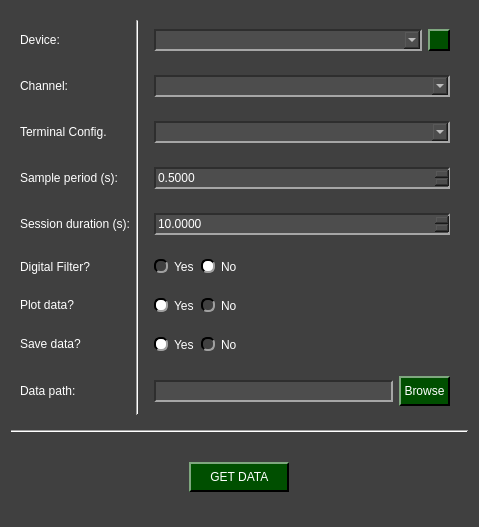
<?xml version="1.0" encoding="UTF-8"?>
<ui version="4.0">
 <class>NIDAQ_GetData_W</class>
 <widget class="QWidget" name="NIDAQ_GetData_W">
  <property name="geometry">
   <rect>
    <x>0</x>
    <y>0</y>
    <width>479</width>
    <height>527</height>
   </rect>
  </property>
  <property name="windowTitle">
   <string>Form</string>
  </property>
  <property name="styleSheet">
   <string notr="true">QComboBox QAbstractItemView {
    background-color: rgb(77, 77, 77);
}

QComboBox QAbstractItemView::item:focus{
    background-color: rgb(140, 140, 140);
}

QDoubleSpinBox{
	background-color: rgb(77, 77, 77);
	
	border-top: 1.5px solid rgb(46, 46, 46);
	border-left: 1.5px solid rgb(46, 46, 46);

	border-bottom: 1.5px solid rgb(166, 166, 166);
	border-right: 1.5px solid rgb(166, 166, 166);
}

QDoubleSpinBox::up-button{
    image: url(:/imgs/imgs/drop_up_arrow.png);
	width: 11px;

	background-color: rgb(0, 79, 0);
	border-top: 1.5px solid rgb(127, 167, 127);
	border-left: 1.5px solid rgb(127, 167, 127);

	border-bottom: 1.5px solid rgb(0, 0, 0);
	border-right: 1.5px solid rgb(0, 0, 0);
}

QDoubleSpinBox::up-button:pressed{
	border: 2px solid rgb(255, 255, 255);
}

QDoubleSpinBox::up-button:hover{
	background-color: rgb(0, 50, 0);
}

QDoubleSpinBox::down-button{
    image: url(:/imgs/imgs/drop_down_arrow.png);
	width: 11px;

	background-color: rgb(0, 79, 0);
	border-top: 1.5px solid rgb(127, 167, 127);
	border-left: 1.5px solid rgb(127, 167, 127);

	border-bottom: 1.5px solid rgb(0, 0, 0);
	border-right: 1.5px solid rgb(0, 0, 0);
}

QDoubleSpinBox::down-button:pressed{
	border: 2px solid rgb(255, 255, 255);
}

QDoubleSpinBox::down-button:hover{
	background-color: rgb(0, 50, 0);
}

QWidget#NIDAQ_GetData_W{
	background-color: rgb(64, 64, 64);
}

QWidget{
	color: rgb(255, 255, 255);
}

QComboBox{
	background-color: rgb(77, 77, 77);
	
	border-top: 1.5px solid rgb(46, 46, 46);
	border-left: 1.5px solid rgb(46, 46, 46);

	border-bottom: 1.5px solid rgb(166, 166, 166);
	border-right: 1.5px solid rgb(166, 166, 166);
}


QComboBox::drop-down{
	image: url(:/imgs/imgs/drop_down_arrow.png);
	width: 11px;

	background-color: rgb(0, 79, 0);
	border-top: 2px solid rgb(127, 167, 127);
	border-left: 2px solid rgb(127, 167, 127);

	border-bottom: 2px solid rgb(0, 0, 0);
	border-right: 2px solid rgb(0, 0, 0);
}

QComboBox::drop-down:hover{
	background-color: rgb(0, 50, 0);
}

QComboBox::drop-down:pressed{
	border: 2px solid rgb(255, 255, 255);
}

QPushButton{
	background-color: rgb(0, 79, 0);

	border-top: 1.5px solid rgb(127, 167, 127);
	border-left: 1.5px solid rgb(127, 167, 127);

	border-bottom: 1.5px solid rgb(0, 0, 0);
	border-right: 1.5px solid rgb(0, 0, 0);

	
	font: 12pt &quot;Helvetica&quot;;
	text-align:center;
}

QWidget{
	font: 12pt &quot;Helvetica&quot;;
}

QPushButton:hover{
	background-color: rgb(0, 50, 0);
}

QPushButton:pressed{
	border: 2px solid rgb(255, 255, 255);
}

QLineEdit{
	background-color: rgb(77, 77, 77);
	border-top: 1.5px solid rgb(46, 46, 46);
	border-left: 1.5px solid rgb(46, 46, 46);

	border-bottom: 1.5px solid rgb(166, 166, 166);
	border-right: 1.5px solid rgb(166, 166, 166);
}

QRadioButton::indicator{
	border-radius: 6px;
	border-top: 1.5px solid rgb(0, 0, 0);
	border-left: 1.5px solid rgb(0, 0, 0);

	border-bottom: 1.5px solid rgb(160, 160, 160);
	border-right: 1.5px solid rgb(160, 160, 160);
}

QRadioButton::indicator::checked{
	background-color: white;
}

QRadioButton::indicator::unchecked:hover{
	background-color: #9F9F9F;
}

QRadioButton::indicator::pressed{
	border: 1.5px solid #505050
}

QPushButton#reload_devices{
	image: url(:/imgs/imgs/reload.png);
	width: 11px;
	background-color: rgb(0, 79, 0);

	border-top: 1.5px solid rgb(127, 167, 127);
	border-left: 1.5px solid rgb(127, 167, 127);

	border-bottom: 1.5px solid rgb(0, 0, 0);
	border-right: 1.5px solid rgb(0, 0, 0);

	
	font: 12pt &quot;Helvetica&quot;;
	text-align:center;
}

QPushButton#reload_devices:hover{
	background-color: rgb(0, 50, 0);
}

QPushButton#reload_devices:pressed{
	border: 2px solid rgb(255, 255, 255);
}</string>
  </property>
  <layout class="QGridLayout" name="gridLayout_2">
   <item row="1" column="0">
    <widget class="Line" name="line_2">
     <property name="orientation">
      <enum>Qt::Orientation::Horizontal</enum>
     </property>
    </widget>
   </item>
   <item row="2" column="0">
    <widget class="QWidget" name="widget_11" native="true">
     <layout class="QGridLayout" name="gridLayout_8">
      <item row="0" column="0">
       <widget class="QPushButton" name="start_get_data">
        <property name="minimumSize">
         <size>
          <width>0</width>
          <height>30</height>
         </size>
        </property>
        <property name="maximumSize">
         <size>
          <width>100</width>
          <height>30</height>
         </size>
        </property>
        <property name="styleSheet">
         <string notr="true"/>
        </property>
        <property name="text">
         <string> GET DATA </string>
        </property>
       </widget>
      </item>
     </layout>
    </widget>
   </item>
   <item row="0" column="0">
    <widget class="QWidget" name="widget" native="true">
     <layout class="QGridLayout" name="gridLayout">
      <item row="6" column="0">
       <widget class="QLabel" name="label_6">
        <property name="minimumSize">
         <size>
          <width>0</width>
          <height>30</height>
         </size>
        </property>
        <property name="maximumSize">
         <size>
          <width>16777215</width>
          <height>30</height>
         </size>
        </property>
        <property name="text">
         <string>Plot data?</string>
        </property>
       </widget>
      </item>
      <item row="7" column="2" alignment="Qt::AlignmentFlag::AlignLeft">
       <widget class="QWidget" name="widget_8" native="true">
        <layout class="QHBoxLayout" name="horizontalLayout_2">
         <item>
          <widget class="QRadioButton" name="yes_save_radio">
           <property name="text">
            <string>Yes</string>
           </property>
           <property name="checked">
            <bool>true</bool>
           </property>
           <attribute name="buttonGroup">
            <string notr="true">save_radio_group</string>
           </attribute>
          </widget>
         </item>
         <item>
          <widget class="QRadioButton" name="no_save_radio">
           <property name="text">
            <string>No</string>
           </property>
           <attribute name="buttonGroup">
            <string notr="true">save_radio_group</string>
           </attribute>
          </widget>
         </item>
        </layout>
       </widget>
      </item>
      <item row="1" column="2">
       <widget class="QWidget" name="widget_3" native="true">
        <layout class="QGridLayout" name="gridLayout_4">
         <item row="0" column="0">
          <widget class="QComboBox" name="channel_combo">
           <property name="minimumSize">
            <size>
             <width>0</width>
             <height>22</height>
            </size>
           </property>
           <property name="maximumSize">
            <size>
             <width>16777215</width>
             <height>22</height>
            </size>
           </property>
          </widget>
         </item>
        </layout>
       </widget>
      </item>
      <item row="0" column="0">
       <widget class="QLabel" name="label">
        <property name="minimumSize">
         <size>
          <width>0</width>
          <height>30</height>
         </size>
        </property>
        <property name="maximumSize">
         <size>
          <width>16777215</width>
          <height>30</height>
         </size>
        </property>
        <property name="text">
         <string>Device:</string>
        </property>
       </widget>
      </item>
      <item row="3" column="0">
       <widget class="QLabel" name="label_4">
        <property name="minimumSize">
         <size>
          <width>0</width>
          <height>30</height>
         </size>
        </property>
        <property name="maximumSize">
         <size>
          <width>16777215</width>
          <height>30</height>
         </size>
        </property>
        <property name="text">
         <string>Sample period (s):</string>
        </property>
       </widget>
      </item>
      <item row="2" column="0">
       <widget class="QLabel" name="label_3">
        <property name="minimumSize">
         <size>
          <width>0</width>
          <height>30</height>
         </size>
        </property>
        <property name="maximumSize">
         <size>
          <width>16777215</width>
          <height>30</height>
         </size>
        </property>
        <property name="text">
         <string>Terminal Config.</string>
        </property>
       </widget>
      </item>
      <item row="0" column="2">
       <widget class="QWidget" name="widget_2" native="true">
        <layout class="QGridLayout" name="gridLayout_3">
         <item row="0" column="0">
          <widget class="QComboBox" name="device_combo">
           <property name="minimumSize">
            <size>
             <width>0</width>
             <height>22</height>
            </size>
           </property>
           <property name="maximumSize">
            <size>
             <width>16777215</width>
             <height>22</height>
            </size>
           </property>
          </widget>
         </item>
         <item row="0" column="1">
          <widget class="QPushButton" name="reload_devices">
           <property name="minimumSize">
            <size>
             <width>22</width>
             <height>22</height>
            </size>
           </property>
           <property name="maximumSize">
            <size>
             <width>22</width>
             <height>22</height>
            </size>
           </property>
           <property name="text">
            <string/>
           </property>
          </widget>
         </item>
        </layout>
       </widget>
      </item>
      <item row="0" column="1" rowspan="9">
       <widget class="Line" name="line">
        <property name="orientation">
         <enum>Qt::Orientation::Vertical</enum>
        </property>
       </widget>
      </item>
      <item row="7" column="0">
       <widget class="QLabel" name="label_7">
        <property name="minimumSize">
         <size>
          <width>0</width>
          <height>30</height>
         </size>
        </property>
        <property name="maximumSize">
         <size>
          <width>16777215</width>
          <height>30</height>
         </size>
        </property>
        <property name="text">
         <string>Save data?</string>
        </property>
       </widget>
      </item>
      <item row="1" column="0">
       <widget class="QLabel" name="label_2">
        <property name="minimumSize">
         <size>
          <width>0</width>
          <height>30</height>
         </size>
        </property>
        <property name="maximumSize">
         <size>
          <width>16777215</width>
          <height>30</height>
         </size>
        </property>
        <property name="text">
         <string>Channel:</string>
        </property>
       </widget>
      </item>
      <item row="4" column="0">
       <widget class="QLabel" name="label_5">
        <property name="minimumSize">
         <size>
          <width>0</width>
          <height>30</height>
         </size>
        </property>
        <property name="maximumSize">
         <size>
          <width>16777215</width>
          <height>30</height>
         </size>
        </property>
        <property name="text">
         <string>Session duration (s):</string>
        </property>
       </widget>
      </item>
      <item row="8" column="2">
       <widget class="QWidget" name="widget_9" native="true">
        <layout class="QHBoxLayout" name="horizontalLayout_3">
         <item alignment="Qt::AlignmentFlag::AlignVCenter">
          <widget class="QLineEdit" name="path_line_edit">
           <property name="minimumSize">
            <size>
             <width>0</width>
             <height>22</height>
            </size>
           </property>
           <property name="maximumSize">
            <size>
             <width>16777215</width>
             <height>22</height>
            </size>
           </property>
          </widget>
         </item>
         <item alignment="Qt::AlignmentFlag::AlignVCenter">
          <widget class="QPushButton" name="path_folder_browse">
           <property name="minimumSize">
            <size>
             <width>0</width>
             <height>30</height>
            </size>
           </property>
           <property name="maximumSize">
            <size>
             <width>16777215</width>
             <height>30</height>
            </size>
           </property>
           <property name="text">
            <string> Browse </string>
           </property>
          </widget>
         </item>
        </layout>
       </widget>
      </item>
      <item row="3" column="2">
       <widget class="QWidget" name="widget_5" native="true">
        <layout class="QGridLayout" name="gridLayout_6">
         <item row="0" column="0">
          <widget class="QDoubleSpinBox" name="Ts_in">
           <property name="minimumSize">
            <size>
             <width>0</width>
             <height>22</height>
            </size>
           </property>
           <property name="maximumSize">
            <size>
             <width>16777215</width>
             <height>22</height>
            </size>
           </property>
           <property name="decimals">
            <number>4</number>
           </property>
           <property name="maximum">
            <double>999.990000000000009</double>
           </property>
           <property name="singleStep">
            <double>0.010000000000000</double>
           </property>
           <property name="stepType">
            <enum>QAbstractSpinBox::StepType::AdaptiveDecimalStepType</enum>
           </property>
           <property name="value">
            <double>0.500000000000000</double>
           </property>
          </widget>
         </item>
        </layout>
       </widget>
      </item>
      <item row="8" column="0" alignment="Qt::AlignmentFlag::AlignVCenter">
       <widget class="QLabel" name="label_8">
        <property name="minimumSize">
         <size>
          <width>0</width>
          <height>30</height>
         </size>
        </property>
        <property name="maximumSize">
         <size>
          <width>16777215</width>
          <height>30</height>
         </size>
        </property>
        <property name="text">
         <string>Data path:</string>
        </property>
       </widget>
      </item>
      <item row="4" column="2">
       <widget class="QWidget" name="widget_6" native="true">
        <layout class="QGridLayout" name="gridLayout_7">
         <item row="0" column="0">
          <widget class="QDoubleSpinBox" name="sesh_dur_in">
           <property name="minimumSize">
            <size>
             <width>0</width>
             <height>22</height>
            </size>
           </property>
           <property name="maximumSize">
            <size>
             <width>16777215</width>
             <height>22</height>
            </size>
           </property>
           <property name="decimals">
            <number>4</number>
           </property>
           <property name="maximum">
            <double>86400.000000000000000</double>
           </property>
           <property name="singleStep">
            <double>0.010000000000000</double>
           </property>
           <property name="stepType">
            <enum>QAbstractSpinBox::StepType::AdaptiveDecimalStepType</enum>
           </property>
           <property name="value">
            <double>10.000000000000000</double>
           </property>
          </widget>
         </item>
        </layout>
       </widget>
      </item>
      <item row="2" column="2">
       <widget class="QWidget" name="widget_4" native="true">
        <layout class="QGridLayout" name="gridLayout_5">
         <item row="0" column="0">
          <widget class="QComboBox" name="terminal_config_combo">
           <property name="minimumSize">
            <size>
             <width>0</width>
             <height>22</height>
            </size>
           </property>
           <property name="maximumSize">
            <size>
             <width>16777215</width>
             <height>22</height>
            </size>
           </property>
          </widget>
         </item>
        </layout>
       </widget>
      </item>
      <item row="6" column="2" alignment="Qt::AlignmentFlag::AlignLeft">
       <widget class="QWidget" name="widget_7" native="true">
        <layout class="QHBoxLayout" name="horizontalLayout">
         <item>
          <widget class="QRadioButton" name="yes_plot_radio">
           <property name="text">
            <string>Yes</string>
           </property>
           <property name="checked">
            <bool>true</bool>
           </property>
           <attribute name="buttonGroup">
            <string notr="true">plot_radio_group</string>
           </attribute>
          </widget>
         </item>
         <item>
          <widget class="QRadioButton" name="no_plot_radio">
           <property name="text">
            <string>No</string>
           </property>
           <attribute name="buttonGroup">
            <string notr="true">plot_radio_group</string>
           </attribute>
          </widget>
         </item>
        </layout>
       </widget>
      </item>
      <item row="5" column="0">
       <widget class="QLabel" name="label_9">
        <property name="text">
         <string>Digital Filter?</string>
        </property>
       </widget>
      </item>
      <item row="5" column="2" alignment="Qt::AlignmentFlag::AlignLeft">
       <widget class="QWidget" name="widget_10" native="true">
        <layout class="QHBoxLayout" name="horizontalLayout_4">
         <item>
          <widget class="QRadioButton" name="yes_radio">
           <property name="text">
            <string>Yes</string>
           </property>
           <property name="checked">
            <bool>false</bool>
           </property>
           <attribute name="buttonGroup">
            <string notr="true">filter_radio_group</string>
           </attribute>
          </widget>
         </item>
         <item>
          <widget class="QRadioButton" name="No_radio">
           <property name="text">
            <string>No</string>
           </property>
           <property name="checked">
            <bool>true</bool>
           </property>
           <attribute name="buttonGroup">
            <string notr="true">filter_radio_group</string>
           </attribute>
          </widget>
         </item>
        </layout>
       </widget>
      </item>
     </layout>
    </widget>
   </item>
  </layout>
 </widget>
 <resources>
  <include location="resources_1.qrc"/>
 </resources>
 <connections/>
 <buttongroups>
  <buttongroup name="filter_radio_group"/>
  <buttongroup name="plot_radio_group"/>
  <buttongroup name="save_radio_group"/>
 </buttongroups>
</ui>
